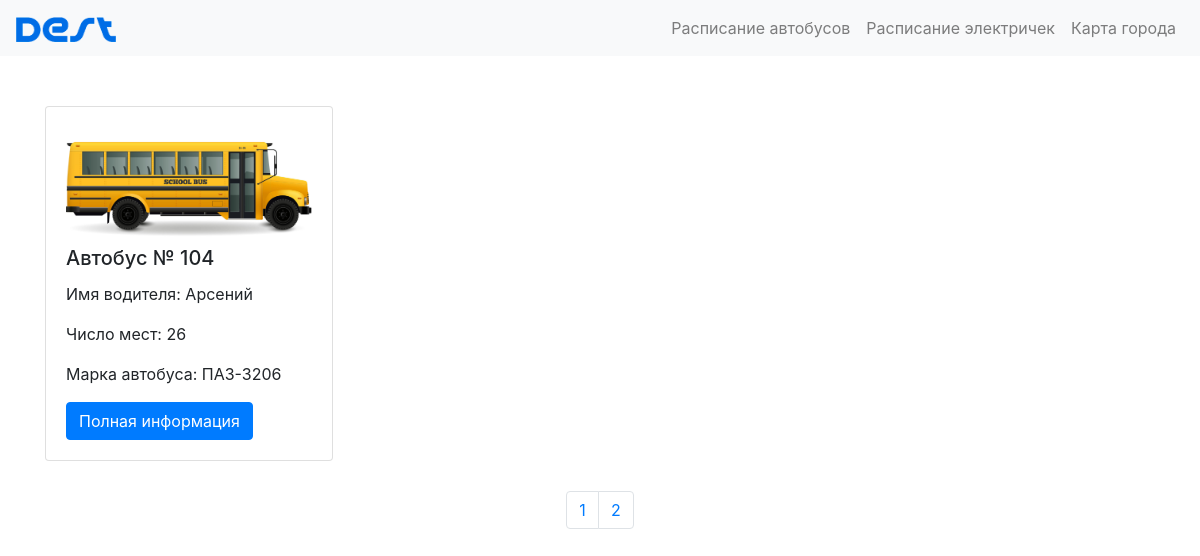
Screenshot of /buses/?page=2 with the database file from the repository.
### main/models.py (models this page shows, shortened)
class Bus(models.Model):
    number = models.IntegerField("Номер автобуса")
    image = models.ImageField("Изображение", upload_to="buses/")
    number_of_places = models.PositiveSmallIntegerField("Число мест", default=0)
    driver = models.CharField(max_length=255, verbose_name="Имя водителя")
    bus_brand = models.CharField(max_length=255, verbose_name="Марка автобуса")
    slug = models.SlugField(verbose_name="url", unique=True)
    class Meta:
        verbose_name = 'Автобус'
        verbose_name_plural = 'Автобусы'

### main/views.py (the view)
# urls.py: path('buses/', views.get_buses, name="buses"),
def get_buses(request):
    buses = Bus.objects.all()
    paginator = Paginator(buses, 6)
    page_number = request.GET.get('page')
    page_obj = paginator.get_page(page_number)
    return render(request, 'main/buses.html', {'title': 'Номера автобусов', 'buses': page_obj})

### main/templates/main/buses.html (shortened to what this page needs)
{% extends 'main/base.html' %}
{% block content %}
    <div class="list-group">
        <div class="row">
            {% for el in buses %}
                <div class="col-lg-4 col-md-6">
                    <div class="card" style="width: 18rem;">
                      <div class="card-body">
                          {% if el.image %}
                            <img src="{{ el.image.url }}" class="card-img-top">
                          {% endif %}
                          <h5 class="card-title">Автобус № {{el.number}}</h5>
                          <p>Имя водителя: {{ el.driver }}</p>
                          <p>Число мест: {{ el.number_of_places }}</p>
                          <p>Марка автобуса: {{ el.bus_brand }}</p>
                          <a href="{% url 'shedule' el.slug %}" class="btn btn-primary">Полная информация</a>
                      </div>
                    </div>
                </div>
            {% endfor %}
        </div>
    </div>
<nav aria-label="Page navigation example">
  <ul class="pagination justify-content-center">
      {% for p in buses.paginator.page_range %}
        <li class="page-item"><a class="page-link" href="?page={{ p }}">{{p}}</a></li>
      {% endfor %}
  </ul>
</nav>
{% endblock %}

### static/css/style.css (style rules this page uses)
nav { margin-bottom: 50px }
.card, .form { margin-bottom: 30px }

### rows the page displays
Bus: image (picture), number "104", driver "Арсений", number_of_places "26", bus_brand "ПАЗ-3206"

### other values shown
{{ p }} "1" "2"
